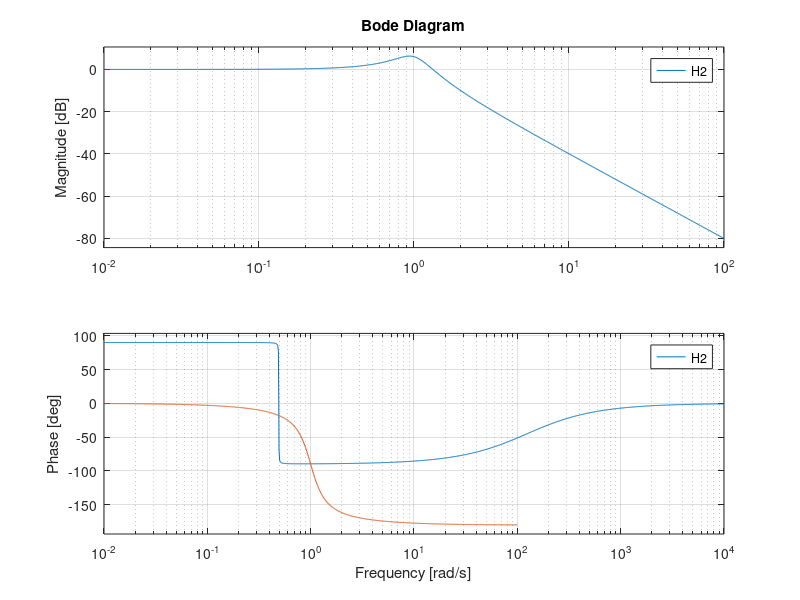

The MATLAB script that drew this image:
clear; clc; close all;
m1 = 2054/4;
m2 = 1;
def = 0.024638
k = def * m1*9.8;
b = 1;

H1 = tf([b k 0], [m1 b k]);

bode(H1)
hold on;

m = 1;
k = 1;
c = 0.5;
H2 = tf([1], [m c k]);
bode(H2);
